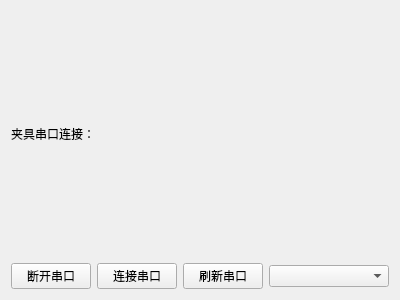
<?xml version="1.0" encoding="UTF-8"?>
<ui version="4.0">
 <class>Fixture_uart</class>
 <widget class="QWidget" name="Fixture_uart">
  <property name="geometry">
   <rect>
    <x>0</x>
    <y>0</y>
    <width>400</width>
    <height>300</height>
   </rect>
  </property>
  <property name="windowTitle">
   <string>治具串口</string>
  </property>
  <layout class="QGridLayout" name="gridLayout">
   <item row="0" column="0">
    <layout class="QVBoxLayout" name="verticalLayout">
     <item>
      <widget class="QLabel" name="Fixtureuartstate">
       <property name="sizePolicy">
        <sizepolicy hsizetype="Preferred" vsizetype="Preferred">
         <horstretch>0</horstretch>
         <verstretch>0</verstretch>
        </sizepolicy>
       </property>
       <property name="text">
        <string>夹具串口连接：</string>
       </property>
      </widget>
     </item>
     <item>
      <layout class="QHBoxLayout" name="horizontalLayout">
       <item>
        <widget class="QPushButton" name="FixturedisconnectButton">
         <property name="text">
          <string>断开串口</string>
         </property>
        </widget>
       </item>
       <item>
        <widget class="QPushButton" name="FixtureconnectButton">
         <property name="text">
          <string>连接串口</string>
         </property>
        </widget>
       </item>
       <item>
        <widget class="QPushButton" name="FixturerefreshCom">
         <property name="maximumSize">
          <size>
           <width>16777215</width>
           <height>16777215</height>
          </size>
         </property>
         <property name="text">
          <string>刷新串口</string>
         </property>
        </widget>
       </item>
       <item>
        <widget class="QComboBox" name="FixturecomNameCombo">
         <property name="sizePolicy">
          <sizepolicy hsizetype="Expanding" vsizetype="Fixed">
           <horstretch>0</horstretch>
           <verstretch>0</verstretch>
          </sizepolicy>
         </property>
         <property name="maximumSize">
          <size>
           <width>16777215</width>
           <height>16777215</height>
          </size>
         </property>
        </widget>
       </item>
      </layout>
     </item>
    </layout>
   </item>
  </layout>
 </widget>
 <resources/>
 <connections/>
</ui>
